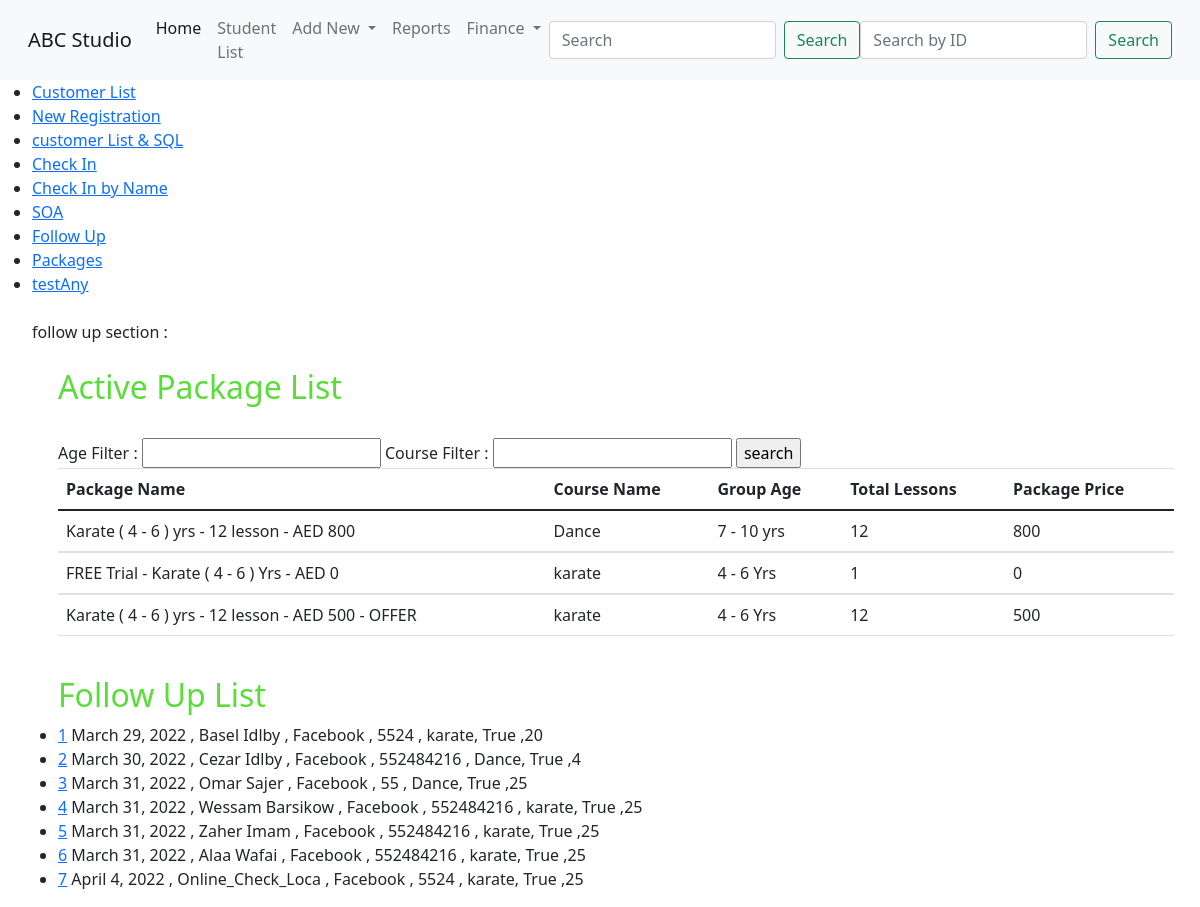
/home/, run on the app's committed database.
### student/models.py (models this page shows, shortened)
class studioPackages(models.Model):
    packageId = models.AutoField(primary_key=True)
    PakageName = models.CharField(max_length=255, unique=True)
    courseName = models.ForeignKey(courseList,max_length=50,on_delete=models.CASCADE)
    group_age = models.ForeignKey(groupAge,max_length=255,on_delete=models.CASCADE)
    numberOfLessons = models.IntegerField()
    packagePrice = models.IntegerField()
    active = models.BooleanField(default=True)

class customerInfo(models.Model):
    studentId = models.AutoField(primary_key=True)
    customerName = models.CharField(max_length=100 , unique=True)
    customerImg = models.ImageField(upload_to ='media/student/imgs/' , default='default.jpg')
    leadsChannel = models.ForeignKey(leadSource,max_length=50,on_delete=models.CASCADE)
    adsRef = models.CharField(max_length=200,blank=True)
    contactDate = models.DateField(default=datetime.now , editable=False)
    leadeAge = models.IntegerField()
    leadsLocation = models.CharField(max_length=100)
    leadsContactNumber = models.IntegerField()
    emailAddress = models.EmailField(unique=True)
    leadsComment = models.CharField(max_length=1000)
    leadsUrgent = models.BooleanField()
    Nationality = models.ForeignKey(countryList,max_length=250,on_delete=models.CASCADE)
    intersetList = models.ForeignKey(courseList,max_length=50,on_delete=models.CASCADE)
    followUp = models.BooleanField(default=True)

class leadSource(models.Model):
    sourceChannel = models.CharField(max_length=50,unique=True)
    def __str__(self) -> str:
        return f'{self.sourceChannel}'

class courseList(models.Model):
    coursList = models.CharField(max_length=50,unique=True)
    def __str__(self) -> str:
        return f'{self.coursList}'

### student/views.py (the view)
# urls.py: path('home/',views.followup,name = 'home'),
def followup(request):
        pkg_list = studioPackages.objects.filter(active = True)
        followUpList = customerInfo.objects.filter(followUp = True)
        a3 = 1
        q1 = 3
        if request.method == 'POST':
            age = request.POST['age']
            course = request.POST['course']
            age_filter = studioPackages.objects.select_related('group_age','courseName').values_list('group_age__groupAge','PakageName','courseName__coursList','numberOfLessons','packagePrice').filter(Q(group_age__groupAge__contains=age),Q(courseName__coursList__contains=course)).filter(active=True)
            context = {'age_filter':age_filter,'followUpList':followUpList}
            return render(request,'student/Index.html',context)
        else:
            age_filter = studioPackages.objects.select_related('group_age','courseName').values_list('group_age__groupAge','PakageName','courseName__coursList','numberOfLessons','packagePrice').all().filter(active=True)
            context = {'age_filter':age_filter,'followUpList':followUpList}
            return render(request,'student/Index.html',context)
        context = {'pkg_list':pkg_list,'followUpList':followUpList , 'q1':q1 , 'a3':a3}
        return render(request,'student/index.html',context)

### student/templates/student/Index.html (shortened to what this page needs)
{% extends 'student/base.html' %}
{% block content %}
<ul>
    <li><a href="{% url 'student:CustList' %}">Customer List</a></li>
    <li><a href="{% url 'student:NewReg' %}">New Registration</a></li>
    <li><a href="{% url 'student:CustInfo2'%}">customer List & SQL </a></li>
    <li><a href="{% url 'student:checkIn' %}">Check In</a></li>
    <li><a href="{% url 'student:CheckInByName' %}">Check In by Name</a></li>
    <li><a href="{% url 'student:soa' %}">SOA</a></li>
    <li><a href="{% url 'student:customerFollowUp' %}">Follow Up</a></li>
    <li><a href="{% url 'student:pakcageList' %}">Packages</a></li>
    <li><a href="{% url 'student:testAny' %}">testAny</a></li>
    <br>
    follow up section :
    <div class="container">
        <br>
        <h2>Active Package List</h2>
        <br>
        <form method="POST">
         Age Filter : <input type="string" name="age" id="">
         Course Filter : <input type="string" name="course" id="">
        <input type="submit" value="search">
  <table class="table">
    <thead>
      <tr>
        <th scope="col">Package Name</th>
        <th scope="col">Course Name</th>
        <th scope="col">Group Age</th>
        <th scope="col">Total Lessons</th>
        <th scope="col">Package Price</th>
      </tr>
    </thead>
    {% for x in age_filter %}
    <tbody>
      <tr>
        <td>{{x.1}} </td>
        <td>{{x.2}}</td>
        <td>{{x.0}}</td>
        <td>{{x.3}}</td>
        <td>{{x.4}}</td>
      </tr>
    </tbody>
    {% endfor %}
  </table>
</form>
    <br>
    <h2>Follow Up List</h2>
    {% for x in followUpList %}
    <li> <a  href="/student/dashBoard/{{x.studentId}}">{{x.studentId}}</a> {{x.contactDate}} , {{x.customerName}} , {{x.leadsChannel}} , {{x.leadsContactNumber}} , {{x.intersetList}}, {{x.followUp}} ,{{x.leadeAge}} </li>
    {% endfor %}
{% endblock %}

### student/static/student/custom.css (style rules this page uses)
h2 { color: rgb(90, 220, 57); border-radius: 2; }

### data on the page
studioPackages: PakageName "Karate ( 4 - 6 ) yrs - 12 lesson - AED 800", x "Dance", x "7 - 10 yrs", numberOfLessons "12", packagePrice "800"
studioPackages: PakageName "FREE Trial - Karate ( 4 - 6 ) Yrs - AED 0", x "karate", x "4 - 6 Yrs", x "1", packagePrice "0"
studioPackages: PakageName "Karate ( 4 - 6 ) yrs - 12 lesson - AED 500 - OFFER", x "karate", x "4 - 6 Yrs", numberOfLessons "12", packagePrice "500"
customerInfo: studentId "1", contactDate "March 29, 2022", customerName "Basel Idlby", leadsChannel "Facebook", leadsContactNumber "5524", intersetList "karate", followUp "True", leadeAge "20"
customerInfo: studentId "2", contactDate "March 30, 2022", customerName "Cezar Idlby", leadsChannel "Facebook", leadsContactNumber "552484216", intersetList "Dance", followUp "True", leadeAge "4"
customerInfo: studentId "3", contactDate "March 31, 2022", customerName "Omar Sajer", leadsChannel "Facebook", leadsContactNumber "55", intersetList "Dance", followUp "True", leadeAge "25"
customerInfo: studentId "4", contactDate "March 31, 2022", customerName "Wessam Barsikow", leadsChannel "Facebook", leadsContactNumber "552484216", intersetList "karate", followUp "True", leadeAge "25"
customerInfo: studentId "5", contactDate "March 31, 2022", customerName "Zaher Imam", leadsChannel "Facebook", leadsContactNumber "552484216", intersetList "karate", followUp "True", leadeAge "25"
customerInfo: studentId "6", contactDate "March 31, 2022", customerName "Alaa Wafai", leadsChannel "Facebook", leadsContactNumber "552484216", intersetList "karate", followUp "True", leadeAge "25"
customerInfo: studentId "7", contactDate "April 4, 2022", customerName "Online_Check_Loca", leadsChannel "Facebook", leadsContactNumber "5524", intersetList "karate", followUp "True", leadeAge "25"
